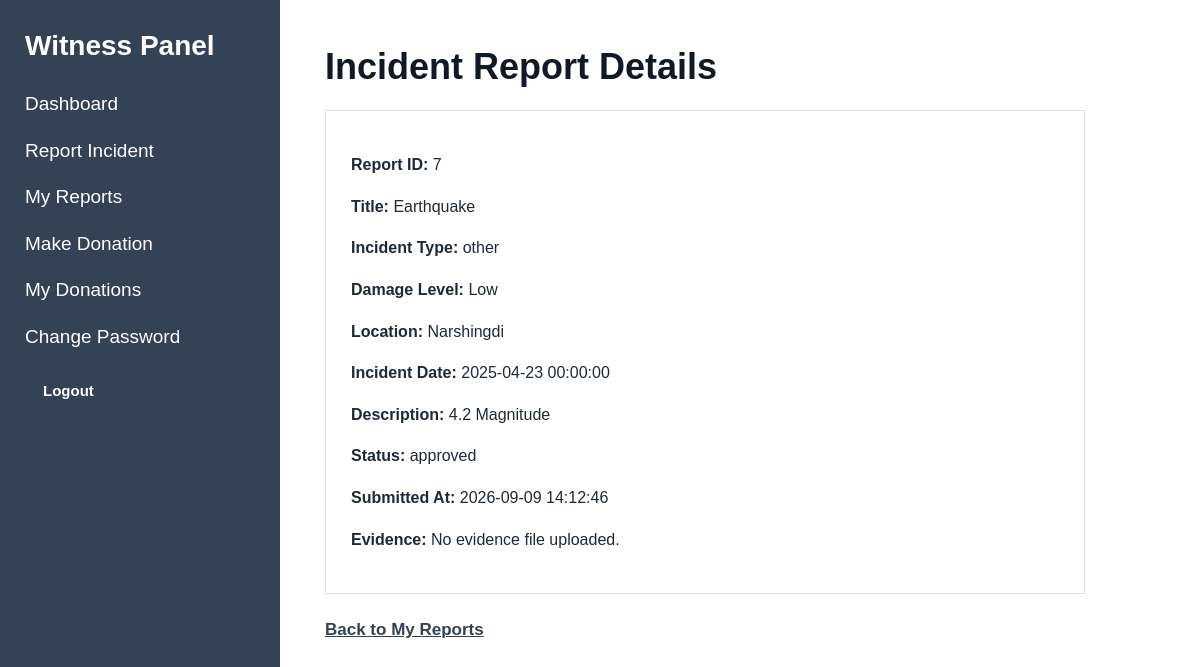
The page /index.php?page=witness-report-view&id=7 (signed in) on the database its author committed.
### tables this page shows
CREATE TABLE `witness_reports` (
  `id` int(11) NOT NULL,
  `witness_id` int(11) NOT NULL,
  `title` varchar(150) NOT NULL,
  `description` text NOT NULL,
  `damage_level` varchar(20) NOT NULL DEFAULT 'low',
  `incident_type` varchar(50) NOT NULL,
  `location` varchar(255) NOT NULL,
  `incident_date` datetime NOT NULL,
  `evidence_file` varchar(255) DEFAULT NULL,
  `status` varchar(30) NOT NULL DEFAULT 'pending',
  `created_at` timestamp NOT NULL DEFAULT current_timestamp(),
  `updated_at` timestamp NOT NULL DEFAULT current_timestamp() ON UPDATE current_timestamp()
);

### models/WitnessModel.php (called while the page is built, shortened)
<?php
function getWitnessReportById(
    $conn,
    $report_id,
    $witness_id
) {
    $sql = "SELECT *
            FROM witness_reports
            WHERE id = ?
            AND witness_id = ?
            LIMIT 1";
    $stmt = mysqli_prepare(
        $conn,
        $sql
    );
    mysqli_stmt_bind_param(
        $stmt,
        "ii",
        $report_id,
        $witness_id
    );
    mysqli_stmt_execute($stmt);
    $result =
        mysqli_stmt_get_result($stmt);
    $report =
        mysqli_fetch_assoc($result);
    return $report;
}

### views/witness/view_report.php (the view)
<?php require_once "views/partials/header.php"; ?>
<?php require_once "views/partials/sidebar.php"; ?>
<div class="content">
    <h1>Incident Report Details</h1>
    <?php if (!$report): ?>
        <p>
            Incident report not found.
        </p>
        <p>
            <a href="index.php?page=witness-reports">
                Back to My Reports
            </a>
        </p>
    <?php else: ?>
        <div class="card">
            <p>
                <strong>Report ID:</strong>
                <?php echo (int)$report['id']; ?>
            </p>
            <p>
                <strong>Title:</strong>
                <?php echo htmlspecialchars($report['title']); ?>
            </p>
            <p>
                <strong>Incident Type:</strong>
                <?php echo htmlspecialchars($report['incident_type']); ?>
            </p>
            <p>
    <strong>Damage Level:</strong>
    <?php
    echo htmlspecialchars(
        ucfirst($report['damage_level'] ?? 'Not specified')
    );
    ?>
</p>
            <p>
                <strong>Location:</strong>
                <?php echo htmlspecialchars($report['location']); ?>
            </p>
            <p>
                <strong>Incident Date:</strong>
                <?php echo htmlspecialchars($report['incident_date']); ?>
            </p>
            <p>
                <strong>Description:</strong>
                <?php
                echo nl2br(
                    htmlspecialchars($report['description'])
                );
                ?>
            </p>
            <p>
                <strong>Status:</strong>
                <?php echo htmlspecialchars($report['status']); ?>
            </p>
            <?php if (!empty($report['created_at'])): ?>
                <p>
                    <strong>Submitted At:</strong>
                    <?php
                    echo htmlspecialchars(
                        $report['created_at']
                    );
                    ?>
                </p>
            <?php endif; ?>
           <?php if (!empty($report['evidence_file'])): ?>
    <p>
        <strong>Evidence:</strong>
        <a
            href="<?php echo htmlspecialchars($report['evidence_file']); ?>"
            target="_blank"
        >
            View Evidence
        </a>
    </p>
<?php else: ?>
    <p>
        <strong>Evidence:</strong>
        No evidence file uploaded.
    </p>
<?php endif; ?>
        </div>
        <p>
            <a href="index.php?page=witness-reports">
                Back to My Reports
            </a>
        </p>
    <?php endif; ?>
</div>
<?php require_once "views/partials/footer.php"; ?>

### assets/css/style.css (style rules this page uses)
* { box-sizing: border-box; }
body { margin: 0; font-family: Arial, Helvetica, sans-serif; background: #f5f6f8; color: #1f2937; }
.content { margin-left: 280px; padding: 45px; min-height: 100vh; background: white; }
.content h1 { margin-top: 0; margin-bottom: 20px; font-size: 36px; line-height: 1.2; color: #111827; }
.content>p { font-size: 17px; line-height: 1.6; margin-bottom: 22px; }
.card { max-width: 760px; background: white; border: 1px solid #dcdfe4; padding: 25px; margin-top: 22px; margin-bottom: 22px; }
.card p { font-size: 16px; line-height: 1.6; }
.content a { color: #344256; font-weight: 600; text-decoration: underline; }

### rows shown on the page
witness_reports: id "7", title "Earthquake", incident_type "other", damage_level "Low", location "Narshingdi", incident_date "2025-04-23 00:00:00", description "4.2 Magnitude", status "approved", created_at "2026-09-09 14:12:46"
